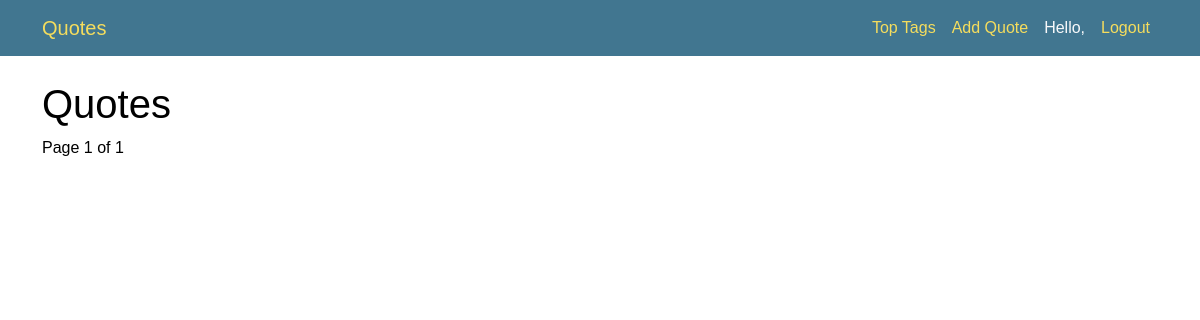
Before: / with the older database file.
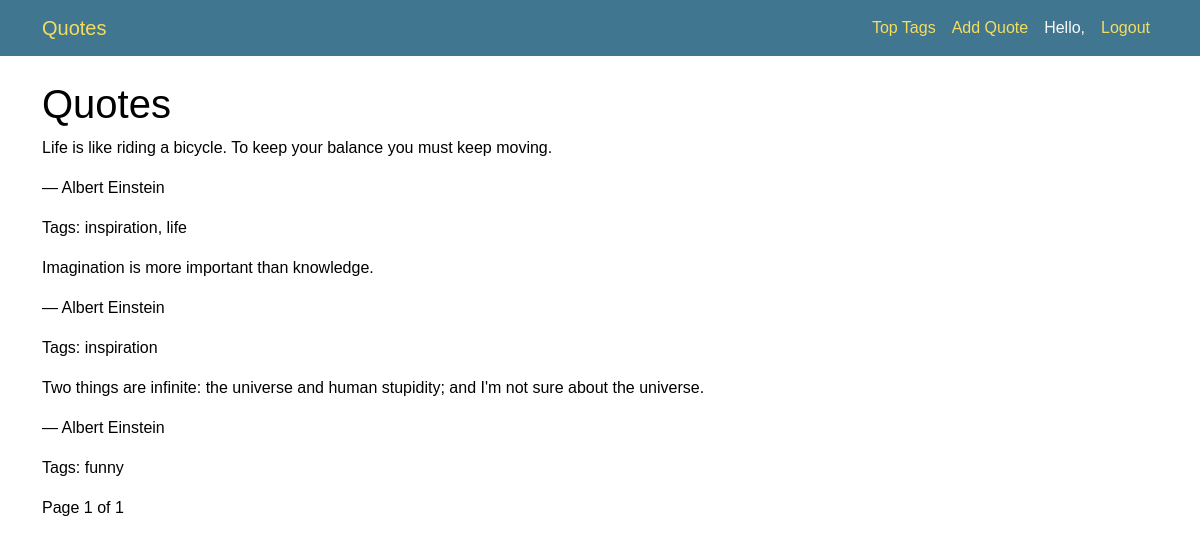
After: the same page with the newer database file.
### quotes/models.py (models this page shows, shortened)
class Quote(models.Model):
    quote = models.TextField()
    author = models.ForeignKey(Author, on_delete=models.CASCADE)
    tags = models.ManyToManyField(Tag)
    created_by = models.ForeignKey(User, on_delete=models.CASCADE)

class Author(models.Model):
    fullname = models.CharField(max_length=255, unique=True)
    born_date = models.CharField(max_length=100)
    born_location = models.CharField(max_length=255)
    description = models.TextField()

class Tag(models.Model):
    name = models.CharField(max_length=50, unique=True)

### quotes/views.py (the view)
# urls.py: path('', views.main_view, name='home'),
def main_view(request):
    quotes = Quote.objects.all().order_by('id')
    paginator = Paginator(quotes, 5)  # 5 цитат на сторінку
    page_number = request.GET.get("page")
    page_obj = paginator.get_page(page_number)
    return render(request, "quotes/index.html", {"page_obj": page_obj})

### quotes/templates/quotes/index.html (shortened to what this page needs)
{% extends "quotes/base.html" %}
{% block content %}
<h1>Quotes</h1>
{% for quote in page_obj %}
    <div>
        <blockquote>{{ quote.quote }}</blockquote>
        <p>— {{ quote.author.fullname }}</p>
        <p>Tags:
            {% for tag in quote.tags.all %}
                <span>{{ tag.name }}</span>{% if not forloop.last %}, {% endif %}
            {% endfor %}
        </p>
    </div>
{% endfor %}
<div class="pagination">
    <span>Page {{ page_obj.number }} of {{ page_obj.paginator.num_pages }}</span>
</div>
{% endblock %}

### quotes/templates/quotes/base.html (shortened to what this page needs)
{% load static %}
<!DOCTYPE html>
<html lang="en">
<head>
    <link href="https://cdn.jsdelivr.net/npm/bootstrap@5.3.3/dist/css/bootstrap.min.css" rel="stylesheet">
    <link rel="stylesheet" href="{% static 'css/style.css' %}">
</head>
<body>
    <nav class="navbar navbar-expand-lg navbar-dark bg-dark mb-4">
        <div class="container">
            <a class="navbar-brand" href="{% url 'home' %}">Quotes</a>
            <div class="navbar-nav">
                <a class="nav-link" href="{% url 'top_tags' %}">Top Tags</a>
                <a class="nav-link" href="{% url 'add_quote' %}">Add Quote</a>
                <span class="nav-link text-light">Hello, {{ user.username }}</span>
                <a class="nav-link" href="{% url 'logout' %}">Logout</a>
            </div>
        </div>
    </nav>
    <div class="container">
        {% block content %}{% endblock %}
    </div>
</body>
</html>

### quotes/static/css/style.css (style rules this page uses)
html[data-theme="light"], :root { --primary: #79aec8; --secondary: #417690; --accent: #f5dd5d; --primary-fg: #fff; --body-fg: #333; --body-bg: #fff; --body-quiet-color: #666; --body-medium-color: #444; --body-loud-color: #000; --header-color: #ffc; --header-branding-color: var(--accent); --header-bg: var(--secondary); --header-link-color: var(--primary-fg); --breadcrumbs-fg: #c4dce8; --breadcrumbs-link-fg: var(--body-bg); --breadcrumbs-bg: #264b5d; --link-fg: #417893; --link-hover-color: #036; --link-selected-fg: var(--secondary); --hairline-color: #e8e8e8; --border-color: #ccc; --error-fg: #ba2121; --message-success-bg: #dfd; --message-warning-bg: #ffc; --message-error-bg: #ffefef; --darkened-bg: #f8f8f8; --selected-bg: #e4e4e4; --selected-row: #ffc; --button-fg: #fff; --button-bg: var(--secondary); --button-hover-bg: #205067; --default-button-bg: #205067; --default-button-hover-bg: var(--secondary); --close-button-bg: #747474; --close-button-hover-bg: #333; --delete-button-bg: #ba2121; --delete-button-hover-bg: #a41515; --object-tools-fg: var(--button-fg); --object-tools-bg: var(--close-button-bg); --object-tools-hover-bg: var(--close-button-hover-bg); --font-family-primary: "Segoe UI", system-ui, Roboto, "Helvetica Neue", Arial, sans-serif, "Apple Color Emoji", "Segoe UI Emoji", "Segoe UI Symbol", "Noto Color Emoji"; --font-family-monospace: ui-monospace, Menlo, Monaco, "Cascadia Mono", "Segoe UI Mono", "Roboto Mono", "Oxygen Mono", "Ubuntu Monospace", "Source Code Pro", "Fira Mono", "Droid Sans Mono", "Courier New", monospace, "Apple Color Emoji", "Segoe UI Emoji", "Segoe UI Symbol", "Noto Color Emoji"; color-scheme: light; }
body { background-color: var(--primary-fg); color: var(--text-color); font-family: Arial, sans-serif; }
.navbar { background-color: var(--secondary) !important; }
.navbar a { color: var(--accent) !important; }
h1 { color: var(--primary-color); }
a { color: var(--accent-color); }

Changed rows visible on the page:
added Quote: quote "Life is like riding a bicycle. To keep your balance you must keep moving.", author.fullname "Albert Einstein"
added Tag: name "inspiration"
added Tag: name "life", shown under "Life is like riding a bicycle. To keep your balance you must keep moving."
added Quote: quote "Imagination is more important than knowledge.", author.fullname "Albert Einstein"
added Quote: quote "Two things are infinite: the universe and human stupidity; and I'm not sure about the universe.", author.fullname "Albert Einstein"
added Tag: name "funny", shown under "Albert Einstein"
